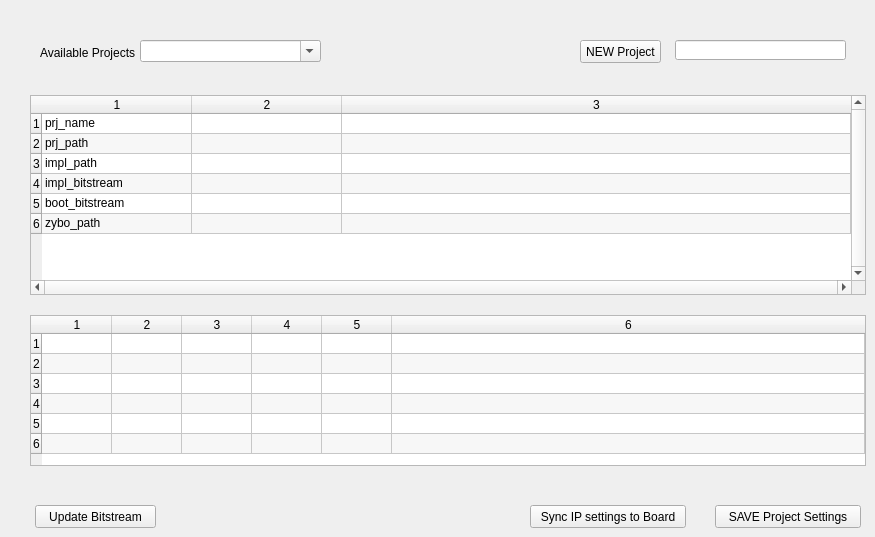
            <widget class="QWidget" name="tab_10">
             <attribute name="title">
              <string>Project</string>
             </attribute>
             <widget class="QComboBox" name="comboBox_SelectedProject">
              <property name="geometry">
               <rect>
                <x>140</x>
                <y>40</y>
                <width>181</width>
                <height>22</height>
               </rect>
              </property>
              <property name="editable">
               <bool>true</bool>
              </property>
             </widget>
             <widget class="QLabel" name="label_2">
              <property name="geometry">
               <rect>
                <x>40</x>
                <y>45</y>
                <width>96</width>
                <height>16</height>
               </rect>
              </property>
              <property name="text">
               <string>Available Projects</string>
              </property>
             </widget>
             <widget class="QLineEdit" name="lineEdit_NewProject">
              <property name="geometry">
               <rect>
                <x>675</x>
                <y>40</y>
                <width>171</width>
                <height>20</height>
               </rect>
              </property>
             </widget>
             <widget class="QPushButton" name="pushButton_4">
              <property name="geometry">
               <rect>
                <x>580</x>
                <y>40</y>
                <width>81</width>
                <height>23</height>
               </rect>
              </property>
              <property name="text">
               <string>NEW Project</string>
              </property>
             </widget>
             <widget class="QTableWidget" name="tableWidget_ProjectSettings">
              <property name="geometry">
               <rect>
                <x>30</x>
                <y>95</y>
                <width>836</width>
                <height>200</height>
               </rect>
              </property>
              <property name="minimumSize">
               <size>
                <width>0</width>
                <height>200</height>
               </size>
              </property>
              <property name="acceptDrops">
               <bool>true</bool>
              </property>
              <property name="verticalScrollBarPolicy">
               <enum>Qt::ScrollBarAlwaysOn</enum>
              </property>
              <property name="horizontalScrollBarPolicy">
               <enum>Qt::ScrollBarAlwaysOn</enum>
              </property>
              <property name="sizeAdjustPolicy">
               <enum>QAbstractScrollArea::AdjustToContents</enum>
              </property>
              <property name="dragEnabled">
               <bool>true</bool>
              </property>
              <property name="dragDropMode">
               <enum>QAbstractItemView::DragDrop</enum>
              </property>
              <property name="alternatingRowColors">
               <bool>true</bool>
              </property>
              <property name="sortingEnabled">
               <bool>true</bool>
              </property>
              <property name="rowCount">
               <number>6</number>
              </property>
              <property name="columnCount">
               <number>3</number>
              </property>
              <attribute name="horizontalHeaderDefaultSectionSize">
               <number>150</number>
              </attribute>
              <attribute name="horizontalHeaderMinimumSectionSize">
               <number>30</number>
              </attribute>
              <attribute name="horizontalHeaderStretchLastSection">
               <bool>true</bool>
              </attribute>
              <attribute name="verticalHeaderDefaultSectionSize">
               <number>20</number>
              </attribute>
              <attribute name="verticalHeaderMinimumSectionSize">
               <number>18</number>
              </attribute>
              <row/>
              <row/>
              <row/>
              <row/>
              <row/>
              <row/>
              <column/>
              <column/>
              <column/>
              <item row="0" column="0">
               <property name="text">
                <string>prj_name</string>
               </property>
              </item>
              <item row="1" column="0">
               <property name="text">
                <string>prj_path</string>
               </property>
              </item>
              <item row="2" column="0">
               <property name="text">
                <string>impl_path</string>
               </property>
              </item>
              <item row="3" column="0">
               <property name="text">
                <string>impl_bitstream</string>
               </property>
              </item>
              <item row="4" column="0">
               <property name="text">
                <string>boot_bitstream</string>
               </property>
              </item>
              <item row="5" column="0">
               <property name="text">
                <string>zybo_path</string>
               </property>
              </item>
             </widget>
             <widget class="QPushButton" name="pushButton_5">
              <property name="geometry">
               <rect>
                <x>715</x>
                <y>505</y>
                <width>146</width>
                <height>23</height>
               </rect>
              </property>
              <property name="text">
               <string>SAVE Project Settings</string>
              </property>
             </widget>
             <widget class="QTableWidget" name="tableWidget_IpCores">
              <property name="geometry">
               <rect>
                <x>30</x>
                <y>315</y>
                <width>836</width>
                <height>151</height>
               </rect>
              </property>
              <property name="minimumSize">
               <size>
                <width>0</width>
                <height>150</height>
               </size>
              </property>
              <property name="dragEnabled">
               <bool>true</bool>
              </property>
              <property name="dragDropMode">
               <enum>QAbstractItemView::DragDrop</enum>
              </property>
              <property name="alternatingRowColors">
               <bool>true</bool>
              </property>
              <property name="sortingEnabled">
               <bool>true</bool>
              </property>
              <property name="rowCount">
               <number>6</number>
              </property>
              <property name="columnCount">
               <number>6</number>
              </property>
              <attribute name="horizontalHeaderDefaultSectionSize">
               <number>70</number>
              </attribute>
              <attribute name="horizontalHeaderMinimumSectionSize">
               <number>30</number>
              </attribute>
              <attribute name="horizontalHeaderStretchLastSection">
               <bool>true</bool>
              </attribute>
              <attribute name="verticalHeaderDefaultSectionSize">
               <number>20</number>
              </attribute>
              <attribute name="verticalHeaderMinimumSectionSize">
               <number>18</number>
              </attribute>
              <row/>
              <row/>
              <row/>
              <row/>
              <row/>
              <row/>
              <column/>
              <column/>
              <column/>
              <column/>
              <column/>
              <column/>
             </widget>
             <widget class="QPushButton" name="pushButton_8">
              <property name="geometry">
               <rect>
                <x>530</x>
                <y>505</y>
                <width>156</width>
                <height>23</height>
               </rect>
              </property>
              <property name="text">
               <string>Sync IP settings to Board</string>
              </property>
             </widget>
             <widget class="QPushButton" name="pushButton">
              <property name="geometry">
               <rect>
                <x>35</x>
                <y>505</y>
                <width>121</width>
                <height>23</height>
               </rect>
              </property>
              <property name="text">
               <string>Update Bitstream</string>
              </property>
             </widget>
            </widget>
